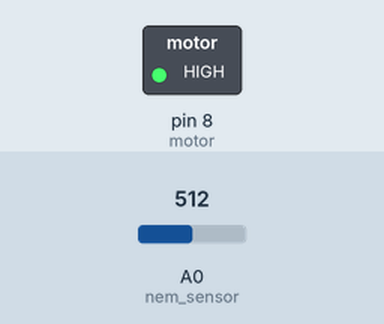
Recording of a sketch running on a simulated Arduino Uno, built with avr-gcc and run on an emulated ATmega328P. Parts: switched loads named in the sketch (green lamp = pin HIGH). The inputs (shaded band) are chosen by the test bench; at power-on: A0 (nem_sensor) = 512.

Above: at 6.8 s.
6.9 s: A0 (nem_sensor) set to 390
At 7.8 s:
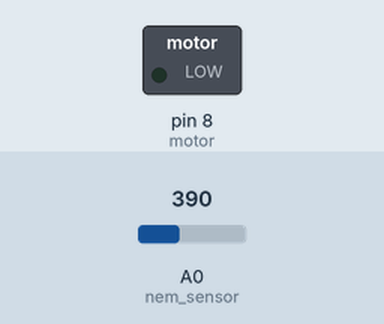
13.6 s: A0 (nem_sensor) set to 412
At 14.0 s:
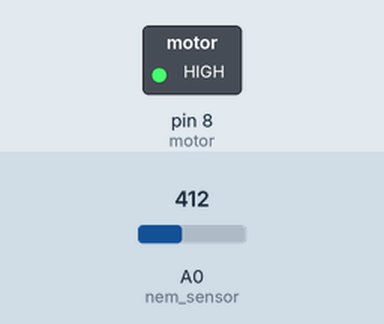
22.1 s: A0 (nem_sensor) set to 306
At 23.2 s:
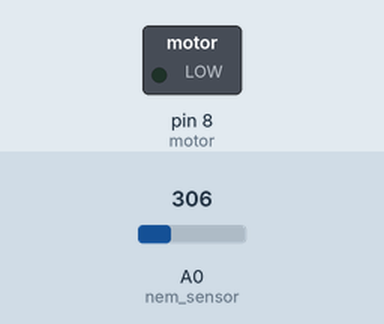
28.8 s: A0 (nem_sensor) set to 410
At 29.2 s:
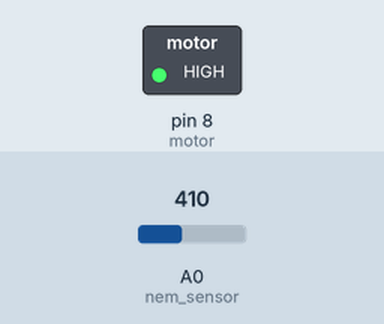
Timing chart, 0 to 37.3 s (numbered marks = the images above; inputs shaded):
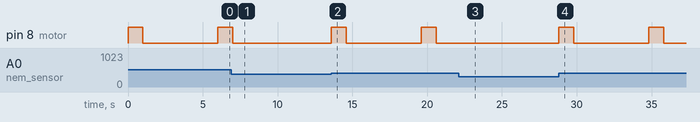

The sketch:

Otomatik_sulama.ino
```cpp
int nem_sensor = A0;
int motor = 8;

void setup() {
 pinMode(nem_sensor,INPUT);
 pinMode(motor,OUTPUT);
 digitalWrite(motor,0);
 //Serial.begin(9600);
}

void loop() {
 int nem_durumu = analogRead(nem_sensor);
 //Serial.println(nem_durumu);

 if(nem_durumu >400)
 {
  digitalWrite(motor,1);
  delay(1000);
  digitalWrite(motor,0);
  delay(5000);
  }
  else
  {
   digitalWrite(motor,0);
    }
}
```

Measured:
- the behaviour switches between 400 and 401 on A0 (nem_sensor) (found by bisection; images 1 and 2)
- after the input at 6.9 s, pin 8 (motor): goes on until 7.0 s, then stays LOW
- after the input at 13.6 s, pin 8 (motor): alternates HIGH for 1.0 s and LOW for 5.0 s, starting at once
- after the input at 22.1 s, pin 8 (motor): stays LOW (without the input it goes to HIGH after 3.5 s)
- after the input at 28.8 s, pin 8 (motor): alternates HIGH for 1.0 s and LOW for 5.0 s, starting at once
